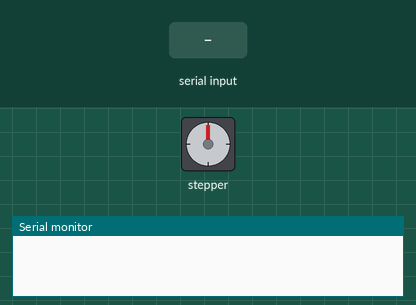
A sketch run on a simulated Arduino Uno, built with avr-gcc and run on an emulated ATmega328P. Parts: stepper motor, the last lines printed to the serial monitor. Inputs (shaded band) come from the test bench. Stepper angles assume 4096 steps per turn.

Above: at 3.2 s.
3.3 s: byte 1 (1) received over Serial
At 6.6 s:
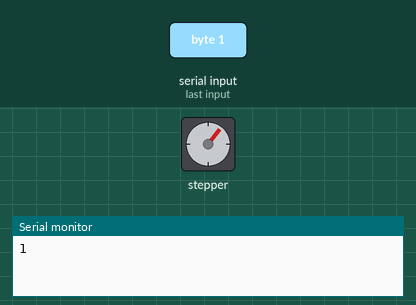
At 9.35 s:
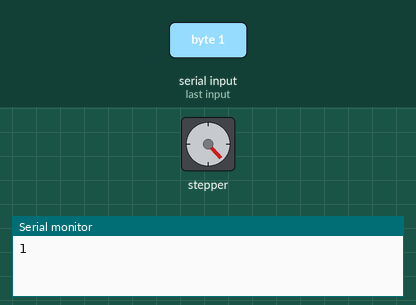
12.3 s: byte 1 (1) received over Serial
At 21.09 s:
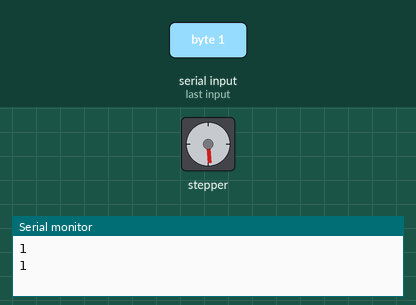
Timing chart, 0 to 21.3 s (numbered marks = the images above; inputs shaded):
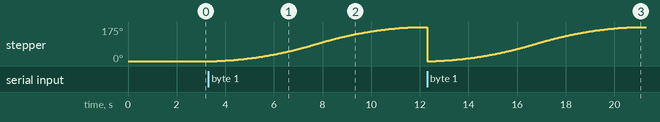

Measured:
- after the input at 3.3 s, stepper: turns 175° clockwise in 8.2 s, starting after 0.35 s
- after the input at 12.3 s, stepper: turns 175° counter-clockwise in 0.00 s, then 175° clockwise in 8.2 s

The sketch:

drive_moteur_nano.ino
```cpp
#include <AccelStepper.h>
#define HALFSTEP 8

// Motor pin definitions
int motorPin1 = 8;     // IN1 on the ULN2003 driver 1
int motorPin2 = 9;     // IN2 on the ULN2003 driver 1
int motorPin3 = 10;     // IN3 on the ULN2003 driver 1
int motorPin4 = 11;     // IN4 on the ULN2003 driver 1

  int qte_bouffe = 2;
  int poissons_nourris = 0;
  int nourrir_state = 0;

// Initialize with pin sequence IN1-IN3-IN2-IN4 for using the AccelStepper with 28BYJ-48
AccelStepper stepper1(HALFSTEP, motorPin1, motorPin3, motorPin2, motorPin4);

void setup() {
  Serial.begin(9600);
  delay(2000); // So that it will not receive unwanted stuff while the esp is starting up)

}//--(end setup )---

void loop() {
  if (nourrir_state == 1) {
    feedFishies();
    nourrir_state = 0;
  }


  //int temp = b2  + b1 * 256 ;
  while (!Serial.available()){}
  int temp =  Serial.read();
  Serial.println(temp);

  if (temp == 1)
    nourrir_state = temp;
  else if (temp != 0 && temp < 10)
    qte_bouffe = temp;

  stepper1.setCurrentPosition(0);
  stepper1.moveTo(qte_bouffe*1000);

}

void feedFishies() {
  stepper1.setMaxSpeed(1000.0);
  stepper1.setAcceleration(100.0);
  stepper1.setSpeed(15);
  while(stepper1.distanceToGo() > 0)
  {
    stepper1.run();

    //Change direction when the stepper reaches the target position
    if (stepper1.distanceToGo() == 0)
    {
      stepper1.setCurrentPosition(0);
      nourrir_state = 0;
      poissons_nourris++;
    }
  }
  //stepper1.moveTo(qte_bouffe);
}
```
